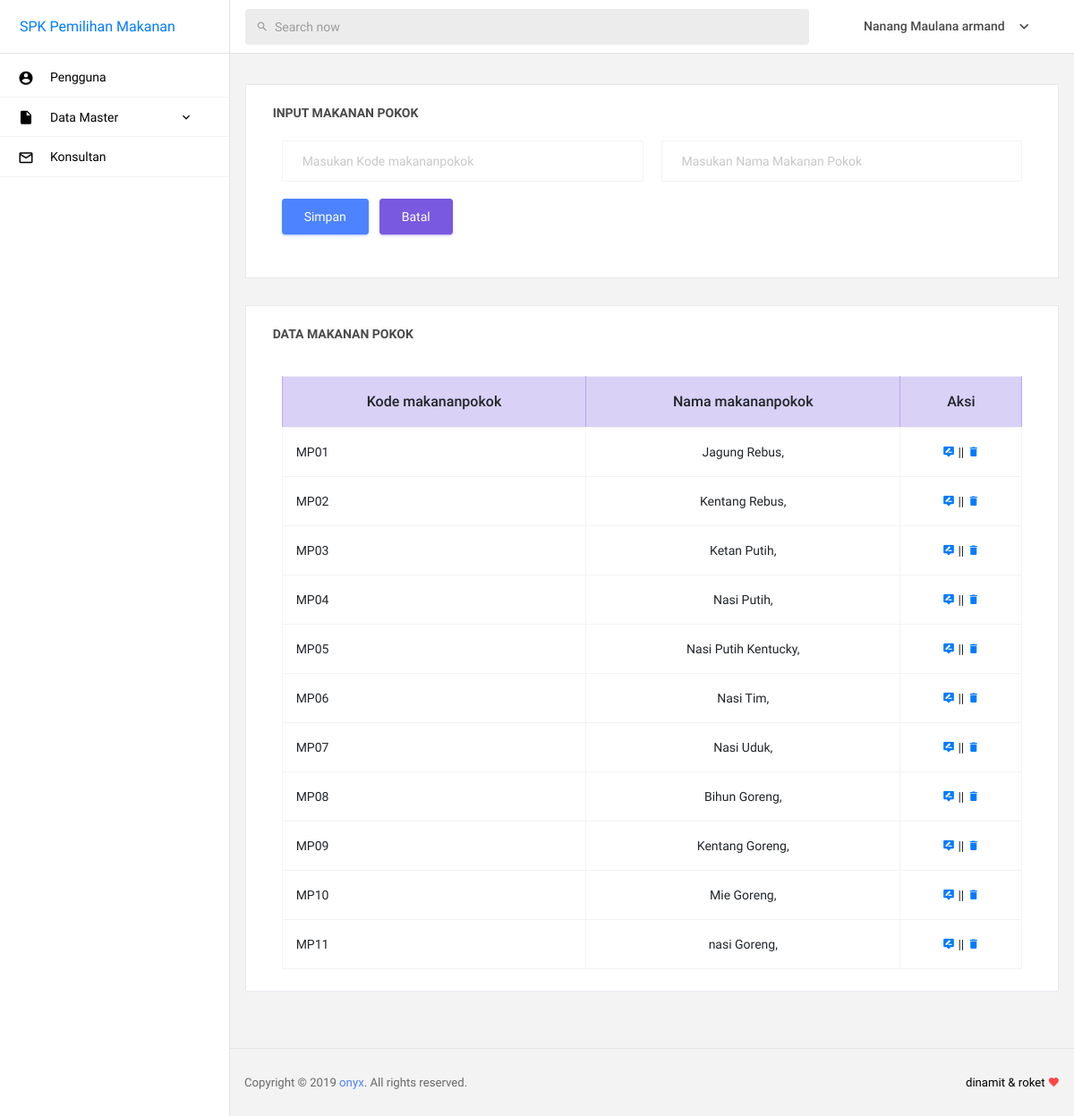
The page /admin/home.php?page=makananpokok (signed in) on the database its author committed.
### tables this page shows
CREATE TABLE `tb_pengguna` (
  `id` int(11) NOT NULL AUTO_INCREMENT,
  `username` varchar(30) NOT NULL,
  `password` varchar(50) NOT NULL,
  `nama` varchar(32) NOT NULL,
  `level` varchar(10) NOT NULL,
  PRIMARY KEY (`id`)
);

CREATE TABLE `tb_makananpokok` (
  `kode_makananpokok` varchar(20) NOT NULL,
  `nama_makananpokok` varchar(20) DEFAULT NULL,
  PRIMARY KEY (`kode_makananpokok`)
);

### admin/form/content/makananpokok.php (the view, shortened to what this page needs)
<div class="main-panel">
  <div class="content-wrapper">
    <div class="row">
      <div class="col-12 grid-margin stretch-card">
        <div class="card">
          <div class="card-body">
            <h4 class="card-title">Input Makanan Pokok</h4>
            <form action="form/include/proses.php?action=makananpokok" method="POST" class="form-horizontal">
              <div class="col-md-12">
                <div class="row">
                  <div class="col-md-6">
                    <input type="text" name="kode_makananpokok" class="form-control kode_makananpokok" placeholder="Masukan Kode makananpokok">
                  </div>
                  <div class="col-md-6">
                    <input type="text" name="nama_makananpokok" class="form-control nama_makananpokok" placeholder="Masukan Nama Makanan Pokok">
                  </div>
                </div>
              </div>
              <br>
              <div class="col-md-12">
                <div class="form-group">
                  <input name="submit" type="submit" class="btn btn-primary mr-2 action" value="Simpan">
                  <input type="reset" value="Batal" class="btn btn-info reset" onclick="batal()" />
                </div>
              </div>
            </form>
          </div>
        </div>
      </div>
      <div class="col-12 grid-margin stretch-card">
        <div class="card">
          <div class="card-body">
            <h4 class="card-title">Data Makanan Pokok</h4>
            <div class="col-md-12">
              <div class="table-responsive pt-3">
                <table class="table table-bordered">
                  <thead>
                    <tr class="table-info">
                      <th style="text-align: center;">Kode makananpokok</th>
                      <th style="text-align: center;">Nama makananpokok</th>
                      <th style="text-align: center;">Aksi</th>
                    </tr>
                  </thead>
                  <tbody>
                    <?php
                    $makananpokok= mysql_query ('
                      SELECT
                        *
                      FROM
                      tb_makananpokok
                      ORDER BY
                      kode_makananpokok
                      ') ;
                      while ($m = mysql_fetch_array ($makananpokok)){ ?>
                        <tr>
                          <td style="text-align: justify;"><?=$m['kode_makananpokok']?></td>
                          <td style="text-align: center;"><?=$m['nama_makananpokok']?></td>
                          <td style="text-align: center;">
                            <a href="javascript:;" onclick="edit('<?=$m['kode_makananpokok']?>','<?=$m['nama_makananpokok']?>');">
                              <i class="mdi mdi-tooltip-edit btn-icon-prepend">
                              </i>
                            </a>
                            ||
                            <a href="javascript:;">
                              <i class="mdi mdi-delete btn-icon-prepend" onclick="del('<?=$m['kode_makananpokok']?>');">
                              </i>
                            </a>
                          </td>
                        </tr>
                      <?php } ?>
                    </tbody>
                  </table>
                </div>
              </div>
            </div>
          </div>
        </div>
      </div>
    </div>

### admin/form/pages/header.php (shortened to what this page needs)
<!DOCTYPE html>
<html lang="en">
  <?php
   if(@$_SESSION['admin']) {
    $userlogin = @$_SESSION['admin'];
  } else {
   header("location: ../login.php");
 }
 $sql = mysql_query("SELECT * FROM tb_pengguna where id = '$userlogin'") or die(mysql_error());
 $data = mysql_fetch_array($sql);
 ?>
 <head>
  <link rel="stylesheet" href="assets/vendors/mdi/css/materialdesignicons.min.css">
  <link rel="stylesheet" href="assets/vendors/base/vendor.bundle.base.css">
  <link rel="stylesheet" href="assets/vendors/datatables.net-bs4/dataTables.bootstrap4.css">
  <link rel="stylesheet" href="assets/css/style.css">
  <link rel="stylesheet" href="https://ajax.googleapis.com/ajax/libs/jqueryui/1.12.1/themes/smoothness/jquery-ui.css">
  <link rel="stylesheet" href="https://cdnjs.cloudflare.com/ajax/libs/chosen/1.8.7/chosen.min.css">
</head>
<body>
  <div class="container-scroller">
    <nav class="navbar col-lg-12 col-12 p-0 fixed-top d-flex flex-row">
      <div class="navbar-brand-wrapper d-flex justify-content-center">
        <div class="navbar-brand-inner-wrapper d-flex justify-content-between align-items-center w-100">
          <a href="home.php?page=pengguna-data">SPK Pemilihan Makanan</a>
        </div>
      </div>
      <div class="navbar-menu-wrapper d-flex align-items-center justify-content-end">
        <ul class="navbar-nav mr-lg-4 w-100">
          <li class="nav-item nav-search d-none d-lg-block w-100">
            <div class="input-group">
              <div class="input-group-prepend">
                <span class="input-group-text" id="search">
                  <i class="mdi mdi-magnify"></i>
                </span>
              </div>
              <input type="text" class="form-control" placeholder="Search now" aria-label="search" aria-describedby="search">
            </div>
          </li>
        </ul>
        <ul class="navbar-nav navbar-nav-right">
          <li class="nav-item nav-profile dropdown">
            <a class="nav-link dropdown-toggle" href="#" data-toggle="dropdown" id="profileDropdown">
              <span class="nav-profile-name"><?php echo $data['nama']?></span>
            </a>
          </li>
        </ul>
      </div>
    </nav>

### admin/form/pages/sidebar.php (shortened to what this page needs)
<div class="container-fluid page-body-wrapper">
  <nav class="sidebar sidebar-offcanvas" id="sidebar">
    <ul class="nav">
      <li class="nav-item">
        <a class="nav-link" href="home.php?page=pengguna-data">
          <i class="mdi mdi-account-circle menu-icon"></i>
          <span class="menu-title">Pengguna</span>
        </a>
      </li>
      <li class="nav-item">
        <a class="nav-link" data-toggle="collapse" href="#ui-basic" aria-expanded="false" aria-controls="ui-basic">
          <i class="mdi-file mdi menu-icon"></i>
          <span class="menu-title">Data Master</span>
          <i class="menu-arrow"></i>
        </a>
      </li>
      <li class="nav-item">
        <a class="nav-link" href="home.php?page=konsultan">
          <i class="mdi mdi-email-outline menu-icon"></i>
          <span class="menu-title">Konsultan</span>
        </a>
      </li>
    </ul>
  </nav>

### admin/home.php (shortened to what this page needs)
<?php
include "form/pages/header.php";
include "form/pages/sidebar.php";
	if(!empty($_GET['page']) && $_GET['page']=='makananpokok'){
		include "form/content/makananpokok.php";
	}
 include "form/pages/footer.php";
 ?>

### admin/form/pages/footer.php (shortened to what this page needs)
        <footer class="footer">
          <div class="d-sm-flex justify-content-center justify-content-sm-between">
            <span class="text-muted text-center text-sm-left d-block d-sm-inline-block">Copyright © 2019<a href="#" target="_blank"> onyx</a>. All rights reserved.</span>
            <span class="float-none float-sm-right d-block mt-1 mt-sm-0 text-center">dinamit & roket <i class="mdi mdi-heart text-danger"></i></span>
          </div>
        </footer>
      </div>
    </div>
  </div>
</html>

### rows shown on the page
tb_pengguna: nama "Nanang Maulana armand"
tb_makananpokok: kode_makananpokok "MP01", nama_makananpokok "Jagung Rebus,"
tb_makananpokok: kode_makananpokok "MP02", nama_makananpokok "Kentang Rebus,"
tb_makananpokok: kode_makananpokok "MP03", nama_makananpokok "Ketan Putih,"
tb_makananpokok: kode_makananpokok "MP04", nama_makananpokok "Nasi Putih,"
tb_makananpokok: kode_makananpokok "MP05", nama_makananpokok "Nasi Putih Kentucky,"
tb_makananpokok: kode_makananpokok "MP06", nama_makananpokok "Nasi Tim,"
tb_makananpokok: kode_makananpokok "MP07", nama_makananpokok "Nasi Uduk,"
tb_makananpokok: kode_makananpokok "MP08", nama_makananpokok "Bihun Goreng,"
tb_makananpokok: kode_makananpokok "MP09", nama_makananpokok "Kentang Goreng,"
tb_makananpokok: kode_makananpokok "MP10", nama_makananpokok "Mie Goreng,"
tb_makananpokok: kode_makananpokok "MP11", nama_makananpokok "nasi Goreng,"
